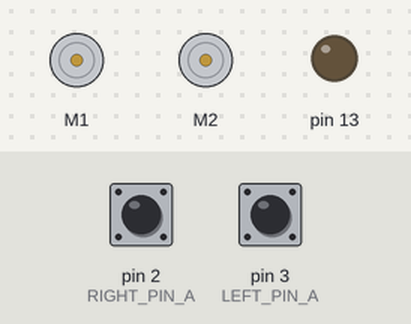
The sketch below on a simulated Arduino Uno, built with avr-gcc and run on an emulated ATmega328P. Shown: 2 × DC motor (green arrow = forward, orange = backward, longer = faster), output pins drawn as LEDs (lit = HIGH). The inputs (shaded band) are chosen by the test bench; at power-on: pin 2 (RIGHT_PIN_A) HIGH, pin 3 (LEFT_PIN_A) HIGH. What the sketch prints to the serial monitor is not drawn.

Above: at 0.1 s.
At 0.6 s:
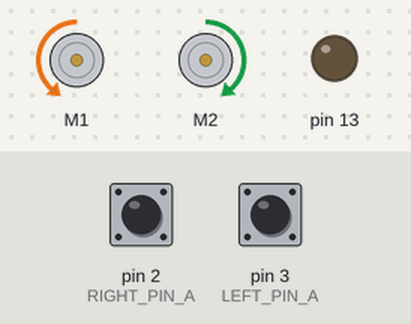
Timing chart, 0 to 2.1 s (numbered marks = the images above):
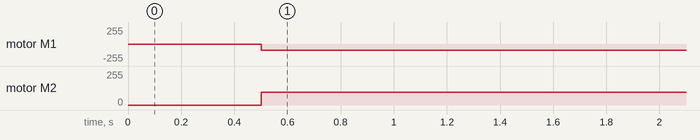

The sketch:

RotationWorks.ino
```cpp
#include <DualMC33926MotorShield.h>
#include <Wire.h>
#define SLAVE_ADDRESS 0x02
#define PI_ADDRESS 0x20

///////////////////////////////////////////////////////////////////////////////////////
//\\\\\\\ MOTOR 1 == RIGHT MOTOR   \\\\\\\\\\  MOTOR 2 == LEFT MOTOR \\\\\\\\\\\\\\\//
/////////////////////////////////////////////////////////////////////////////////////////
DualMC33926MotorShield md;

// Pin A and pin B define the CLK and DT outputs of the encoder, respectively
const int LEFT_PIN_A = 3;
const int LEFT_PIN_B = 11;
const int RIGHT_PIN_A = 2;
const int RIGHT_PIN_B = 5;

// This program uses a state machine to track the encoder’s position
// These variables store the state
bool A_LAST_STATE = 0;
bool A_CURRENT_STATE_LEFT = 0;
bool B_CURRENT_STATE_LEFT = 0;
bool A_CURRENT_STATE_RIGHT = 0;
bool B_CURRENT_STATE_RIGHT = 0;

int index = 0;

//int countLeft; // measures motor encoder counts -- unitless
//int countRight;
//int intError = 0; //integral error for I in PI controller -- tenths of a degree second
//int prevMyTime = 0; //previous loop time marker -- milliseconds
//int currMyTime = 0; //current time marker -- milliseconds
//int prev_pos = 0; // stores the position of the motor in the previous loop -- position in degrees
//int target = 0; // target position -- position in degrees
//double motorVal = 0;//variable to hold the value we write to the motor -- units in degrees
double current_posLeft = 0; // current position of the motor -- position in degrees
double current_posRight = 0; // current position of the motor -- position in degrees
double countLeft = 0;
double countRight = 0;

double target = 360;
double theta_r = 0;
double intError_r = 0;
double currMyTime_r = 0;
double prevMyTime_r = 0;
double prev_pos_r = 0;
double motorVal_r = 0;

double theta_l = 0;
double intError_l = 0;
double currMyTime_l = 0;
double prevMyTime_l = 0;
double prev_pos_l = 0;
double motorVal_l = 0;

double time_initial = 0;
double x_pos = 0;
double y_pos = 0;
double theta = 0;
double right_wheel_degrees_initial = 0;
double left_wheel_degrees_initial = 0;
double right_angular_velocity = 0;
double left_angular_velocity = 0;
double radius = 7.4;
double b = 34.5;
const double Sampling_Interval= 10;


// Proportional controller constants
const double Ki = .5;
const double Kp = 3.5;

//C code for Arduino
//#get the value that the pi sent to determine which quadrent(only 4 cases) it is in
//void receiveData(int byteCount) {
//  case = wire.read(); #variable case is what quadrent or which of the 4 cases the aruco marker is at
//}
void CALCULATIONS();

void setup() {

  // Encoder pins
  pinMode(LEFT_PIN_A, INPUT);
  pinMode(LEFT_PIN_B, INPUT);
  pinMode(RIGHT_PIN_A, INPUT);
  pinMode(RIGHT_PIN_B, INPUT);

  // i2c pins
  pinMode(12,INPUT);
  pinMode(13, OUTPUT);

  Serial.begin(115200);

  // Setting up the interrupt handler
  // Activates whenever the CLK pin on the encoder changes voltage
  attachInterrupt(digitalPinToInterrupt(LEFT_PIN_A), LeftTick, CHANGE);
  attachInterrupt(digitalPinToInterrupt(RIGHT_PIN_A), RightTick, CHANGE);
  md.init(); //initialize  motor
  //mdRight.init(); //initialize right motor
  delay(500); //delay to let motor initialize

  // i2c interrupt initialization
  //Wire.begin(PI_ADDRESS);
  //Wire.onReceive(PI_READ);
  //Wire.onRequest(PI_WRITE);

}

void loop() {

  // Nothing happens in the main loop due to interrupt handler
  // Serial.println("Austin is a dumbass");
//  if ( (theta - target) <= 0 ){
//    theta_r = theta * -1;
//    theta_l = theta;
//  }
//  else {
//    theta_r = theta;
//    theta_l = theta * -1;
//  }
  theta_r = theta;
  theta_l = theta;

  // Normalizing the unitless encoder counts into a 360 degree rotation
  current_posLeft = double(countLeft)/4.44;//2.22
  current_posRight = double(countRight)/4.44;//2.22
  CALCULATIONS();

  RIGHT_MOTOR_MOVE();
  LEFT_MOTOR_MOVE();

}


// i2c interrupt handler for receive request from PI
void PI_READ(int byteCount) {

  // stores data sent from Pi to Arduino -- rotation position given by aruco marker
  int data = 0;
  //data = Wire.read(); // receive a byte as character


  // PI sends 0,1,2,3 depending on quadrant the aruco marker is placed in
  switch(data) {
    case 0:
      target = 0;
      break;
    case 1:
      target = 90;
      break;
    case 2:
      target = 180;
      break;
    case 3:
      target = 270;
      break;
  }

}

// instantiate index to iterate through charArray inside of the PI_WRITE loop


// i2c interrupt handler for request request from PI


// Encoder interrupt
void LeftTick() {

  // Normalize values over 360 degrees into values from 0-360
  if ( countLeft >= 1600 ) {

    //countLeft = 0;
  }

  A_CURRENT_STATE_LEFT = digitalRead(LEFT_PIN_A);//read state of signal A
  B_CURRENT_STATE_LEFT = digitalRead(LEFT_PIN_B);//read state of signal B

  if (A_CURRENT_STATE_LEFT==B_CURRENT_STATE_LEFT){ //if the signals are the same

    countLeft-=1;//subract from the count
  }
  else {//if signals are different
    countLeft+=1;//add 2 to the count
  }
   /*Serial.print( A_CURRENT_STATE );
   Serial.print( "  " );
   Serial.print( B_CURRENT_STATE );
   Serial.print(degree);
   Serial.print( '\n' );// */
}

void RightTick() {

  // Normalize values over 360 degrees into values from 0-360
  if ( countRight >= 1600 ) {

    //countRight = 0;
  }

  A_CURRENT_STATE_RIGHT = digitalRead(RIGHT_PIN_A); //read state of signal A
  B_CURRENT_STATE_RIGHT = digitalRead(RIGHT_PIN_B); //read state of signal B

  if (A_CURRENT_STATE_RIGHT==B_CURRENT_STATE_RIGHT){ //if the signals are the same

    countRight+=1;//subract from the count
  }
  else {//if signals are different
    countRight-=1;//add 2 to the count
  }
   /*Serial.print( A_CURRENT_STATE );
   Serial.print( "  " );
   Serial.print( B_CURRENT_STATE );
   Serial.print(degree);
   Serial.print( '\n' );// */
}

void CALCULATIONS(){
  // if statement is responsible for adhering to a sampling interval. The
  //>= Sampling_Interval means sampling intervals of Sampling_Interval
  // milliseconds

  if ( (millis() - time_initial) >= Sampling_Interval) {

    time_initial = millis();

    // Angular velocity equations
//    right_angular_velocity = ((current_posRight - right_wheel_degrees_initial) / Sampling_Interval) * 3.14159 / 180;
    right_angular_velocity = ((current_posRight - right_wheel_degrees_initial) / (Sampling_Interval / 1000)) * 3.14159 / 180;
    left_angular_velocity = ((current_posLeft - left_wheel_degrees_initial) / (Sampling_Interval / 1000)) * 3.14159 / 180;

//    right_angular_velocity = (18 * ( current_posRight - right_wheel_degrees_initial) ) * (3.14159) / 180;
//    left_angular_velocity = (18 *( current_posLeft - left_wheel_degrees_initial )) * (3.14159) / 180;

    right_wheel_degrees_initial = current_posRight;
    left_wheel_degrees_initial = current_posLeft;

    // Tracking position of car
    x_pos += (Sampling_Interval / 1000) * cos( theta ) * (right_angular_velocity + left_angular_velocity) / 2;
    y_pos += (Sampling_Interval / 1000) * sin( theta ) * (right_angular_velocity + left_angular_velocity) / 2;
    theta += (Sampling_Interval / 1000) * (radius / b) * ( left_angular_velocity - right_angular_velocity) * 180 / 3.14159;

  }

}


void RIGHT_MOTOR_MOVE(){

  if (theta_r-target <=  10 && theta_r-target >=  -10){// THIS IF STATEMENT IS SUPER DUPER IMPORTANT!!!!!!!!!!!!
    theta_r = target;                // There is some noise in the system that will cause everything to become unstable
    intError_r = 0;                         // This if statement rejects such noise and keeps the system from running away
  }

  currMyTime_r = millis();//get current time
  if (currMyTime_r >= prevMyTime_r+100){ // sample every 10th of a second

    // calculating integral error
    if ( abs((target - theta_r )) < 50 ) {
       intError_r += (target- theta_r);
    }
    else {
      intError_r = 0;
    }
    // storing dt
    prev_pos_r = theta_r;//reset prev_pos
    prevMyTime_r = currMyTime_r;//reset prevMyTime

    // use built in shield library to move the motor
    // takes in values from -400 to 400
    // uses a built in PWM to control the voltage supplied to the motor
    motorVal_r = double(( target-theta_r )) * Kp + (Ki * double(intError_r)); //calculate the motor val

    if ( motorVal_r >= 150 ) {
      motorVal_r = 150;
    }
    md.setM1Speed( -motorVal_r);

  }
  Serial.print(theta);
  Serial.print('\n');

}

void LEFT_MOTOR_MOVE(){


  if (theta_l-target <=  10 && theta_l-target >=  -10){// THIS IF STATEMENT IS SUPER DUPER IMPORTANT!!!!!!!!!!!!
    theta_l = target;                // There is some noise in the system that will cause everything to become unstable
    intError_r = 0;                         // This if statement rejects such noise and keeps the system from running away
  }

  currMyTime_l = millis();//get current time
  if (currMyTime_l >= prevMyTime_l+100){ // sample every 10th of a second

    // calculating integral error
    if ( abs((target - theta_l )) < 50 ) {
       intError_l += (target- theta_l);
    }
    else {
      intError_l = 0;
    }

    // storing dt
    prev_pos_l = theta_l;//reset prev_pos
    prevMyTime_l = currMyTime_l;//reset prevMyTime

    // use built in shield library to move the motor
    // takes in values from -400 to 400
    // uses a built in PWM to control the voltage supplied to the motor
    motorVal_l = double(( target-theta_l )) * Kp + (Ki * double(intError_l)); //calculate the motor val
    if ( motorVal_l >= 150 ) {
      motorVal_l = 150;
    }
    md.setM2Speed( motorVal_l);

  }


//  Serial.print(double(target- theta_l));
//  Serial.print('\n');

}
```

Measured:
- by itself, motor M1: stopped → backward 95/255 at 0.50 s
- by itself, motor M2: stopped → forward 95/255 at 0.50 s
